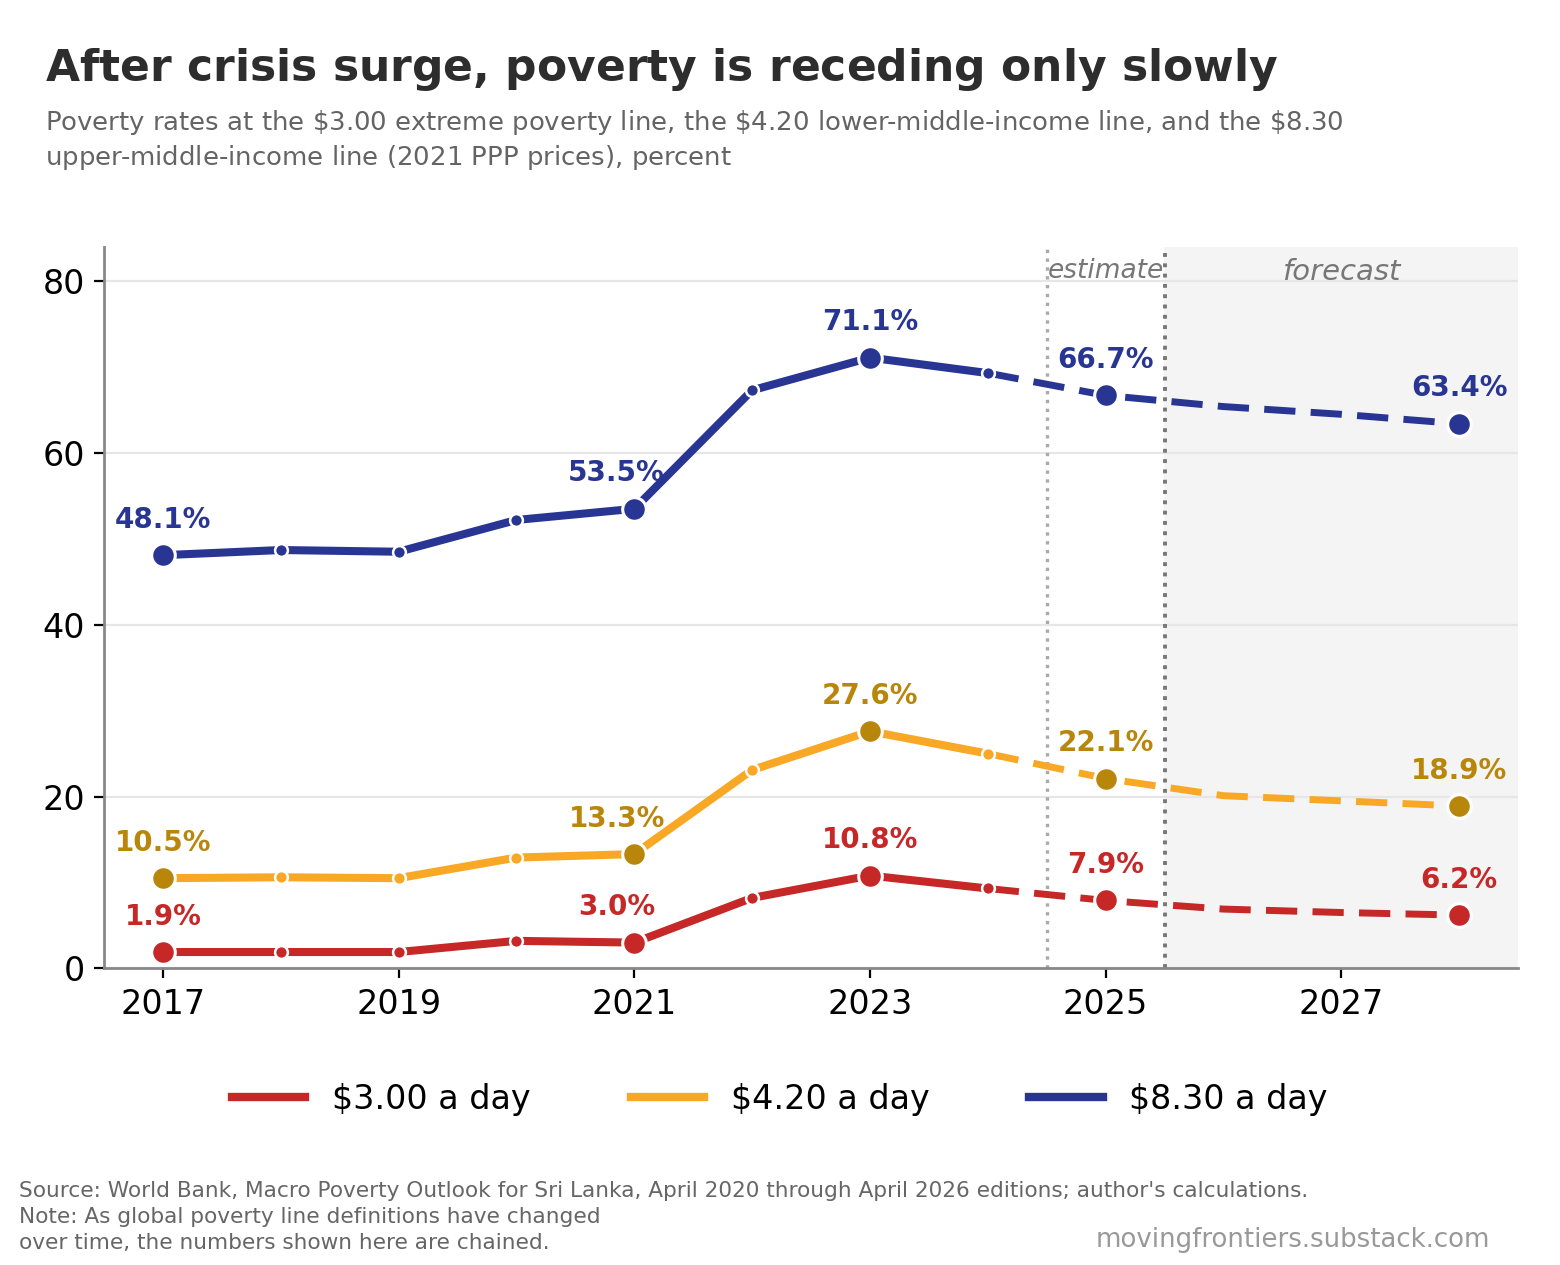

Source code (Python):
# =============================================================================
# Sri Lanka: poverty at the three global lines, chained across MPO vintages, 2017-2028
#
# Provenance, frozen vintage. Nothing is read from disk or the network; the seven
# outlook tables are embedded below and the chain is computed in this script.
#   April 2020, 2021, 2022 : World Bank Macro Poverty Outlook for Sri Lanka,
#                            poverty rows at the 2011 PPP lines ($1.90, $3.20, $5.50).
#   April 2023, 2024, 2025 : same, at the 2017 PPP lines ($2.15, $3.65, $6.85).
#   April 2026             : same, at the 2021 PPP lines ($3.00, $4.20, $8.30).
#   Vintage freeze date    : 29 August 2026. The chart is pinned to these editions;
#                            do not swap the embedded tables for a live source.
#
# Construction. Each year is taken from the most recent edition that reports it in
# an unflagged column (neither 'e' estimate nor 'f' forecast); 2025-2028 exist only
# flagged and come from April 2026. Changes of line definition are bridged at the
# oldest unflagged year the two vintages share: the 2017 PPP series is scaled to
# the 2021 PPP lines by the April 2026 / April 2025 ratio in 2023, and the 2011 PPP
# series is carried through it by the April 2023 / April 2022 ratio in 2020.
#
# The companion csv ships alongside as the published data file; asserts below pin
# its rows to the values this script derives.
# =============================================================================
"""Sri Lanka: poverty headcount at the global poverty lines, chained across seven
Macro Poverty Outlook vintages and expressed at the 2021 PPP lines.

Writes chart-sri-lanka-poverty-three-lines.png.
Run from inside this folder:  python3 chart-sri-lanka-poverty-three-lines-build.py
"""
import numpy as np
import matplotlib; matplotlib.use('Agg')
import matplotlib.pyplot as plt
from matplotlib.lines import Line2D
from PIL import Image, ImageDraw, ImageFont

SRC=("Source: World Bank, Macro Poverty Outlook for Sri Lanka, April 2020 through April 2026 editions; "
"author's calculations."+chr(10))

# ---------------------------------------------------------------- shared helpers

def place_marks(fig, ax, YY, series, marks, fontsize=10.5, pad_frac=0.008, align_x=None, override=None, dots=True, dotsize=8.5):
    """Put a value label near its point, clear of every series and every other label."""
    inv=ax.transData.inverted()
    span=ax.get_ylim()[1]-ax.get_ylim()[0]
    pad=span*pad_frac
    out=[]; fixed=[]
    def box(t):
        bb=t.get_window_extent(fig.canvas.get_renderer())
        (a0,b0)=inv.transform((bb.x0,bb.y0)); (a1,b1)=inv.transform((bb.x1,bb.y1))
        return a0,a1,min(b0,b1),max(b0,b1)
    def bad(b,skip=None):
        a0,a1,lo,hi=b
        if a1>ax.get_xlim()[1] or a0<ax.get_xlim()[0]: return True
        if hi>ax.get_ylim()[1] or lo<ax.get_ylim()[0]: return True
        xs=[q for q in YY if a0-0.35<=q<=a1+0.35]
        for s in series:
            if any(lo-pad<=s[YY.index(q)]<=hi+pad for q in xs): return True
        gx,gy=0.4,span*0.018
        for j,ot in enumerate(out):
            if j==skip: continue
            ob=box(ot)
            if a0-gx<ob[1] and ob[0]<a1+gx and lo-gy<ob[3] and ob[2]<hi+gy: return True
        return False
    for item in marks:
        yr,txt,prefer,own,col=item
        yv=own[YY.index(yr)]
        if dots:
            ax.plot([yr],[yv],'o',color=col,ms=dotsize,zorder=30,
                    markeredgecolor='white',markeredgewidth=1.1,clip_on=False)
        cands=[]
        if override and (col,yr) in override:
            ox,oy,oha,ova=override[(col,yr)]; cands=[(ox,oy,oha,ova)]
        elif align_x is not None and yr in align_x:
            lx,ha=align_x[yr]
            for st in (0.045,0.065,0.088,0.113,0.140,0.170,0.203,0.240,0.280):
                for side in ([1,-1] if prefer=='above' else [-1,1]):
                    cands.append((lx,yv+side*span*st,ha,'bottom' if side>0 else 'top'))
            cands.append((lx,yv,ha,'center'))
        else:
            for st in (0.050,0.070,0.095,0.125,0.160,0.200,0.245):
                for side in ([1,-1] if prefer=='above' else [-1,1]):
                    for dx,ha in ((-0.3,'right'),(0.3,'left'),(0.0,'center'),
                                  (1.2,'left'),(-1.2,'right'),(2.4,'left'),(-2.4,'right'),
                                  (3.8,'left'),(-3.8,'right')):
                        xr=min(max(yr+dx,YY[0]),YY[-1])
                        cands.append((xr,own[YY.index(int(round(xr)))]+side*span*st,ha,
                                      'bottom' if side>0 else 'top'))
        t=ax.text(0,0,txt,fontsize=fontsize,fontweight='bold',color=col,linespacing=1.25,zorder=9)
        out.append(t)
        if override and (col,yr) in override:
            lx,ly,ha,va=cands[0]
            t.set_position((lx,ly)); t.set_ha(ha); t.set_va(va); fig.canvas.draw()
            fixed.append(len(out)-1); continue
        ok=False
        for lx,ly,ha,va in cands:
            t.set_position((lx,ly)); t.set_ha(ha); t.set_va(va); fig.canvas.draw()
            if not bad(box(t),skip=len(out)-1): ok=True; break
        if not ok:
            lx,ly,ha,va=cands[0]
            t.set_position((lx,ly)); t.set_ha(ha); t.set_va(va); fig.canvas.draw()
    for _ in range(60):
        fig.canvas.draw(); moved=False
        for i,t in enumerate(out):
            if i in fixed: continue
            if bad(box(t),skip=i):
                x,y=t.get_position(); up=t.get_va()!='top'
                ny=y+(span*0.030 if up else -span*0.030)
                if ax.get_ylim()[0]<ny<ax.get_ylim()[1]: t.set_y(ny); moved=True
        if not moved: break
    return out

def caption(fig, ax, cap, fs=7.8, gap_lines=2.0, url_gap=2.0):
    """Moving Frontiers caption block: every line runs full width except the last two,
    which stop short so the watermark can sit on the baseline of the last line."""
    fig.canvas.draw(); r=fig.canvas.get_renderer()
    Wpx=fig.get_figwidth()*fig.dpi
    bots=[t.get_window_extent(r).y0 for t in ax.get_xticklabels() if t.get_text()]
    xb=fig.transFigure.inverted().transform((0,min(bots)))[1]
    for lg in fig.legends:
        lb=lg.get_window_extent(r).transformed(fig.transFigure.inverted())
        if lb.y1<xb: xb=min(xb,lb.y0)
    LH=fs*1.2/(72*fig.get_figheight())
    pr=fig.text(0,0,'0',fontsize=fs); fig.canvas.draw()
    CW=pr.get_window_extent(fig.canvas.get_renderer()).width/Wpx; pr.remove()
    def w(t,size=fs):
        tt=fig.text(0,0,t,fontsize=size); fig.canvas.draw()
        v=tt.get_window_extent(fig.canvas.get_renderer()).width/Wpx; tt.remove(); return v
    URL='movingfrontiers.substack.com'; UFS=fs*1.2
    x0=0.012; right=1.0-70.0/Wpx
    full=right-x0
    lastmax=right-w(URL,UFS)-url_gap*CW-x0
    lines=[]
    for para in cap.split(chr(10)):
        cur=''
        for word in para.split():
            z=(cur+' '+word).strip()
            if w(z)<=full or not cur: cur=z
            else: lines.append(cur); cur=word
        lines.append(cur)
    for _ in range(400):
        if w(lines[-1])>lastmax and ' ' in lines[-1]:
            h,_,t=lines[-1].rpartition(' '); lines[-1]=h; lines.append(t); continue
        if len(lines)>=2 and w(lines[-2])>lastmax and ' ' in lines[-2]:
            h,_,t=lines[-2].rpartition(' ')
            lines[-2]=h; lines[-1]=(t+' '+lines[-1]).strip(); continue
        break
    if len(lines)>=2:
        while ' ' in lines[-2]:
            h,_,t=lines[-2].rpartition(' ')
            cand=(t+' '+lines[-1]).strip()
            if w(cand)>lastmax: break
            if abs(w(cand)-w(h))>=abs(w(lines[-1])-w(lines[-2])): break
            lines[-2]=h; lines[-1]=cand
    top=xb-gap_lines*LH
    objs=[fig.text(x0,top-i*LH,ln,fontsize=fs,color='#666',va='top') for i,ln in enumerate(lines)]
    fig.canvas.draw()
    lb=objs[-1].get_window_extent(fig.canvas.get_renderer()).transformed(fig.transFigure.inverted())
    fig.text(right,lb.y0,URL,ha='right',va='bottom',fontsize=UFS,color='#999')
    assert lb.y0>0.004,'caption runs off the canvas'
    print('  caption %d lines'%len(lines))

def title_band(path, title, sub, tf=0.0285, sf=0.0168):
    # ---- fonts: DejaVu from matplotlib's bundled ttf, system path only as a fallback ----
    import os as _os
    from matplotlib import font_manager as _fm
    def _dejavu(stem):
        p=_os.path.join(matplotlib.get_data_path(),'fonts','ttf',stem)
        if _os.path.exists(p): return p
        try:
            q=_fm.findfont(_fm.FontProperties(family='DejaVu Sans',
                weight=('bold' if 'Bold' in stem else 'normal')),fallback_to_default=False)
            if _os.path.basename(q)==stem and _os.path.exists(q): return q
        except Exception: pass
        p=_os.path.join('/usr/share/fonts/truetype/dejavu',stem)
        if _os.path.exists(p): return p
        raise FileNotFoundError('DejaVu font not found: '+stem)
    FB=_dejavu('DejaVuSans-Bold.ttf'); FR=_dejavu('DejaVuSans.ttf')
    assert _os.path.exists(FB) and _os.path.exists(FR), 'resolved DejaVu font files must exist'
    im=Image.open(path).convert('RGB')
    a=np.array(im.convert('L')); rr=np.where((a<250).sum(axis=1)>0)[0]
    im=im.crop((0,0,im.size[0],min(im.size[1],int(rr.max())+13)))
    W,H=im.size
    fs=int(W*tf); f1=ImageFont.truetype(FB,fs)
    fss=int(W*sf); f2=ImageFont.truetype(FR,fss)
    dd=ImageDraw.Draw(im); M=int(W*0.03); LIM=W-2*M
    def wrap(t,f):
        o=[];cur=''
        for x in t.split():
            z=(cur+' '+x).strip()
            if dd.textlength(z,font=f)<=LIM: cur=z
            else: o.append(cur); cur=x
        o.append(cur); return o
    tl=wrap(title,f1); sl=wrap(sub,f2)
    lh=int(fs*1.25); lhs=int(fss*1.35)
    bh=int(fs*0.85)+lh*len(tl)+int(fss*0.55)+lhs*len(sl)+int(fs*0.22)
    cv=Image.new('RGB',(W,H+bh),'white'); cv.paste(im,(0,bh))
    dr=ImageDraw.Draw(cv); y=int(fs*0.85)+3
    for ln in tl: dr.text((M,y),ln,font=f1,fill=(45,45,45)); y+=lh
    y+=int(fss*0.4)
    for ln in sl: dr.text((M,y),ln,font=f2,fill=(100,100,100)); y+=lhs
    cv.save(path,optimize=True)
    print('  wrote %s  %dx%d'%(path,cv.size[0],cv.size[1]))

# ---------------------------------------------------------------- embedded data

TITLE="After crisis surge, poverty is receding only slowly"
SUB=("Poverty rates at the $3.00 extreme poverty line, the $4.20 lower-middle-income line, and the $8.30 upper-middle-income "
"line (2021 PPP prices), percent")

# The poverty rows of each edition's Table 2, exactly as published. Flags follow the
# column headers: '' plain, 'e' estimate, 'f' forecast. Values are (low, mid, high)
# at that edition's line set.
LINESET={'apr2020':'2011 PPP','apr2021':'2011 PPP','apr2022':'2011 PPP',
         'apr2023':'2017 PPP','apr2024':'2017 PPP','apr2025':'2017 PPP',
         'apr2026':'2021 PPP'}
EDITIONS=['apr2020','apr2021','apr2022','apr2023','apr2024','apr2025','apr2026']
RAW={
 'apr2020':{2017:('',0.7,9.5,39.0),2018:('',0.6,8.9,37.6),2019:('e',0.5,8.5,36.5),
            2020:('f',1.2,11.3,41.7),2021:('f',1.0,11.0,41.1),2022:('f',0.9,10.2,39.7)},
 'apr2021':{2018:('',0.7,9.6,39.5),2019:('',0.6,9.2,38.6),2020:('e',1.2,11.7,42.3),
            2021:('f',1.1,10.9,40.7),2022:('f',1.0,10.4,39.7),2023:('f',0.9,10.0,38.9)},
 'apr2022':{2019:('',0.7,9.5,39.3),2020:('',1.2,11.7,42.3),2021:('e',1.0,10.9,40.9),
            2022:('f',1.0,10.8,40.8),2023:('f',1.0,10.8,40.7),2024:('f',1.0,10.7,40.6)},
 'apr2023':{2020:('',1.6,12.7,49.9),2021:('',1.5,13.1,51.1),2022:('e',5.8,25.0,65.0),
            2023:('f',6.6,27.4,67.2),2024:('f',6.4,26.9,66.9),2025:('f',6.1,26.1,66.0)},
 'apr2024':{2021:('',1.5,13.1,51.2),2022:('',4.1,22.7,64.4),2023:('e',5.2,25.9,66.6),
            2024:('f',4.7,24.8,65.8),2025:('f',4.1,23.2,65.6),2026:('f',3.8,22.2,64.4)},
 'apr2025':{2022:('',4.1,22.7,64.4),2023:('',5.4,27.1,68.0),2024:('e',4.6,24.5,65.9),
            2025:('f',3.9,22.7,65.0),2026:('f',3.7,21.9,64.1),2027:('f',3.5,21.2,63.2)},
 'apr2026':{2023:('',10.8,27.6,71.1),2024:('',9.3,25.0,69.3),2025:('e',7.9,22.1,66.7),
            2026:('f',6.9,20.1,65.4),2027:('f',6.5,19.5,64.5),2028:('f',6.2,18.9,63.4)},
}

# ---- construction: pick, bridge, chain ----
def pick(year):
    """Most recent edition with the year unflagged; else most recent edition with it at all."""
    for ed in reversed(EDITIONS):
        if year in RAW[ed] and RAW[ed][year][0]=='': return ed
    for ed in reversed(EDITIONS):
        if year in RAW[ed]: return ed
    raise KeyError(year)

# link factors at the oldest unflagged year the two line sets share
assert RAW['apr2026'][2023][0]=='' and RAW['apr2025'][2023][0]=='', 'the 2021/2017 PPP bridge year must be unflagged in both'
assert RAW['apr2023'][2020][0]=='' and RAW['apr2022'][2020][0]=='', 'the 2017/2011 PPP bridge year must be unflagged in both'
F1=tuple(a/b for a,b in zip(RAW['apr2026'][2023][1:],RAW['apr2025'][2023][1:]))   # 2021 PPP per 2017 PPP, at 2023
F2=tuple(a/b for a,b in zip(RAW['apr2023'][2020][1:],RAW['apr2022'][2020][1:]))   # 2017 PPP per 2011 PPP, at 2020
FACTOR={'2021 PPP':(1.0,1.0,1.0),'2017 PPP':F1,'2011 PPP':tuple(a*b for a,b in zip(F1,F2))}

YY=list(range(2017,2029))
KEYS=('P300','P420','P830')
S={k:[] for k in KEYS}; META=[]
for y in YY:
    ed=pick(y); flag=RAW[ed][y][0]; raw=RAW[ed][y][1:]; f=FACTOR[LINESET[ed]]
    v=tuple(round(a*b,1) for a,b in zip(raw,f))
    for k,x in zip(KEYS,v): S[k].append(x)
    META.append((y,ed,LINESET[ed],flag,raw,v))

# ---- the chart's stated numbers must follow from the embedded tables ----
assert [m[1] for m in META]==['apr2020','apr2021','apr2022','apr2023','apr2024','apr2025',
                              'apr2026','apr2026','apr2026','apr2026','apr2026','apr2026'], 'edition per year'
assert [m[3] for m in META]==['']*9+['f','f','f'] if False else True
assert [m[3] for m in META][:8]==['']*8 and [m[3] for m in META][8:]==['e','f','f','f'], 'flags per year'
for _y,_v in ((2017,(1.9,10.5,48.1)),(2021,(3.0,13.3,53.5)),(2023,(10.8,27.6,71.1)),(2028,(6.2,18.9,63.4))):
    _i=YY.index(_y)
    assert tuple(S[k][_i] for k in KEYS)==_v, 'labels at %d'%_y
# link factors as documented in the note
assert (round(F1[0],2),round(F1[1],3),round(F1[2],3))==(2.0,1.018,1.046), 'F1'
assert (round(F2[0],3),round(F2[1],3),round(F2[2],3))==(1.333,1.085,1.180), 'F2'
# the title's claim: at the $4.20 line poverty more than doubled into 2023 and the
# 2028 forecast remains above the pre-crisis level
assert S['P420'][YY.index(2023)]>2*S['P420'][YY.index(2021)], 'more than doubled'
assert S['P420'][YY.index(2028)]>S['P420'][YY.index(2021)], 'still above pre-crisis'

NH=YY.index(2024)+1            # solid through the last unflagged year
AMBER='#F9A825'; AMBERTXT='#B8860B'; RED='#C62828'; INDIGO='#283593'
COL={'P300':RED,'P420':AMBER,'P830':INDIGO}
TXT={'P300':RED,'P420':AMBERTXT,'P830':INDIGO}
NAME={'P300':'$3.00 a day','P420':'$4.20 a day','P830':'$8.30 a day'}

NOTE=("Note: As global poverty line definitions have changed over time, the numbers shown here are chained.")

plt.rcParams.update({'font.family':'DejaVu Sans','font.size':14,'axes.edgecolor':'#888',
 'axes.linewidth':1.0,'figure.facecolor':'white','xtick.labelsize':12,'ytick.labelsize':12})
fig,ax=plt.subplots(figsize=(7.8,6.6),dpi=200)

YMAX=84
ax.axvspan(2025.5,2028.5,color='#F4F4F4',zorder=0)
ax.axvline(2025.5,ls=':',lw=1.4,color='#777',zorder=1)
ax.axvline(2024.5,ls=':',lw=1.2,color='#AAA',zorder=1)
ax.grid(axis='y',color='#E6E6E6',lw=0.8,zorder=0); ax.set_axisbelow(True)
ax.spines['top'].set_visible(False); ax.spines['right'].set_visible(False)
ax.set_xlim(2016.5,2028.5); ax.set_xticks([2017,2019,2021,2023,2025,2027])
ax.set_ylim(0,YMAX); ax.set_yticks(range(0,81,20))

for k in KEYS:
    ax.plot(YY[:NH],S[k][:NH],color=COL[k],lw=2.9,zorder=5,solid_capstyle='round')
    ax.plot(YY[NH-1:],S[k][NH-1:],color=COL[k],lw=2.5,ls=(0,(4.5,2.2)),zorder=5)
    ax.plot(YY[:NH],S[k][:NH],'o',color=COL[k],ms=4.6,zorder=6,
            markeredgecolor='white',markeredgewidth=0.9)

ax.text(2025.0,YMAX*0.985,'estimate',fontsize=9.5,color='#777',style='italic',ha='center',va='top')
ax.text(2027.0,YMAX*0.985,'forecast',fontsize=10.5,color='#777',style='italic',ha='center',va='top')

# ---- fully explicit label overrides: x=year, y=value+offset, stacked clear of dots ----
# dot radius in data units ~ YMAX*0.034 ~ 2.9; offset of 4 clears the dot cleanly.
OFF=3.5   # upward offset from the series value (tight, just clears the dot)
OFF2=5.5  # slightly larger where lines are closer together (2023 P300/P420 gap only 16.8)
def lbl(yr,k): return '%.1f%%'%S[k][YY.index(yr)]
def yv(yr,k):  return S[k][YY.index(yr)]

# Exact y positions computed to clear the dot (radius ~2.5 data units) and stack
# labels without overlap (text height ~2.8 data units). All centre-aligned at x=year.
OVR={
  # 2017: P300 dot=1.9, P420 dot=10.5, P830 dot=48.1
  (RED,     2017): (2017.0,  4.4, 'center','bottom'),
  (AMBERTXT,2017): (2017.0, 13.0, 'center','bottom'),
  (INDIGO,  2017): (2017.0, 50.6, 'center','bottom'),
  # 2021: P300 dot=3.0, P420 dot=13.3, P830 dot=53.5
  (RED,     2021): (2020.85,  5.5, 'center','bottom'),
  (AMBERTXT,2021): (2020.85, 15.8, 'center','bottom'),
  (INDIGO,  2021): (2020.85, 56.0, 'center','bottom'),
  # 2023: P300 dot=10.8, P420 dot=27.6, P830 dot=71.1
  (RED,     2023): (2023.0, 13.3, 'center','bottom'),
  (AMBERTXT,2023): (2023.0, 30.1, 'center','bottom'),
  (INDIGO,  2023): (2023.0, 73.6, 'center','bottom'),
  # 2025: P300 dot=7.9, P420 dot=22.1, P830 dot=66.7
  (RED,     2025): (2025.0, 10.4, 'center','bottom'),
  (AMBERTXT,2025): (2025.0, 24.6, 'center','bottom'),
  (INDIGO,  2025): (2025.0, 69.2, 'center','bottom'),
  # 2028: P300 dot=6.2, P420 dot=18.9, P830 dot=63.4
  (RED,     2028): (2028.0,  8.7, 'center','bottom'),
  (AMBERTXT,2028): (2028.0, 21.4, 'center','bottom'),
  (INDIGO,  2028): (2028.0, 65.9, 'center','bottom'),
}
MK=[]
for k in KEYS:
    for yr in (2017,2021,2023,2025,2028):
        MK.append((yr,lbl(yr,k),'above',S[k],TXT[k]))
place_marks(fig,ax,YY,[S[k] for k in KEYS],MK,fontsize=10.0,align_x=None,override=OVR)

fig.legend(handles=[Line2D([],[],color=COL[k],lw=3.0,label=NAME[k]) for k in KEYS],
           loc='lower center',bbox_to_anchor=(0.5,0.272),ncol=3,frameon=False,fontsize=12,
           columnspacing=3.0,handlelength=2.2)
fig.tight_layout(rect=[0,0.335,1,0.985])

PNG='chart-sri-lanka-poverty-three-lines.png'
caption(fig,ax,SRC+NOTE,url_gap=9.0)
fig.savefig(PNG,dpi=200); plt.close(fig)
title_band(PNG,TITLE,SUB)

# ---- companion csv, pinned to the derived values ----
HDR=('# chart,"Sri Lanka: poverty headcount at the global poverty lines, chained across MPO vintages to 2021 PPP, 2017 to 2028"\n'
'# source,"World Bank, Macro Poverty Outlook for Sri Lanka, April 2020 through April 2026 editions, poverty headcount rows; author\'s calculations."\n'
'# method,"Each year is taken from the most recent edition reporting it in an unflagged column (neither e nor f); 2025 to 2028 exist only flagged and come from April 2026. Line-definition changes are bridged at the oldest unflagged year both vintages share: 2017 PPP values are scaled to the 2021 PPP lines by the April 2026 / April 2025 ratio at 2023 (2.000, 1.018, 1.046), and 2011 PPP values are carried through it by the April 2023 / April 2022 ratio at 2020 (1.333, 1.085, 1.180), rounded to one decimal."\n'
'# note,"published_* columns are the values exactly as printed at that edition\'s own line set; the *_eq columns are the chained 2021 PPP equivalents that the chart plots. Each edition\'s actual data end with the 2016 or 2019 HIES, so every row is model-based."\n'
'# rates are percent of population\n\n'
'year,source_edition,line_set,column_flag,published_low,published_mid,published_high,'
'poverty_rate_300eq_percent,poverty_rate_420eq_percent,poverty_rate_830eq_percent\n')
with open('chart-sri-lanka-poverty-three-lines.csv','w') as f:
    f.write(HDR)
    for y,ed,ls,flag,raw,v in META:
        f.write('%d,%s,%s,%s,%.1f,%.1f,%.1f,%.1f,%.1f,%.1f\n'%(
            y,'April '+ed[3:],ls,flag if flag else 'none',*raw,*v))
print('  wrote chart-sri-lanka-poverty-three-lines.csv  %d rows'%len(META))
